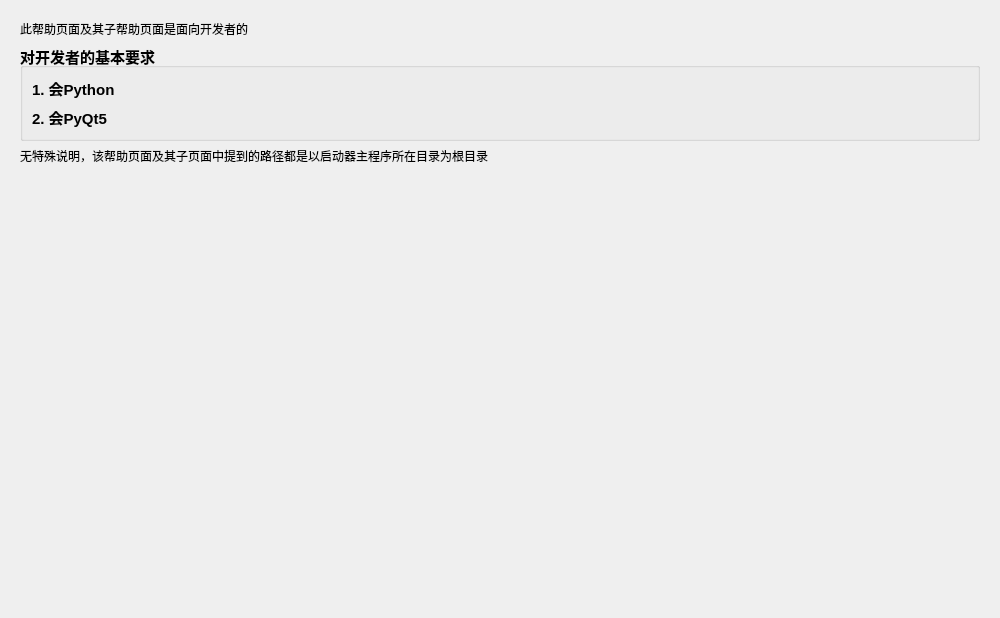
<?xml version="1.0" encoding="UTF-8"?>
<ui version="4.0">
 <class>Developer</class>
 <widget class="QWidget" name="Developer">
  <property name="geometry">
   <rect>
    <x>0</x>
    <y>0</y>
    <width>1000</width>
    <height>618</height>
   </rect>
  </property>
  <property name="windowTitle">
   <string>开发者</string>
  </property>
  <layout class="QGridLayout" name="gridLayout">
   <item row="0" column="0">
    <widget class="ScrollArea" name="ScrollArea">
     <property name="styleSheet">
      <string notr="true">QScrollArea{
	border:none;
}</string>
     </property>
     <property name="widgetResizable">
      <bool>true</bool>
     </property>
     <widget class="QWidget" name="scrollAreaWidgetContents">
      <property name="geometry">
       <rect>
        <x>0</x>
        <y>0</y>
        <width>982</width>
        <height>600</height>
       </rect>
      </property>
      <layout class="QGridLayout" name="gridLayout_2">
       <item row="3" column="0">
        <spacer name="verticalSpacer">
         <property name="orientation">
          <enum>Qt::Vertical</enum>
         </property>
         <property name="sizeType">
          <enum>QSizePolicy::Expanding</enum>
         </property>
         <property name="sizeHint" stdset="0">
          <size>
           <width>0</width>
           <height>0</height>
          </size>
         </property>
        </spacer>
       </item>
       <item row="0" column="0">
        <widget class="BodyLabel" name="BodyLabel">
         <property name="text">
          <string>此帮助页面及其子帮助页面是面向开发者的</string>
         </property>
         <property name="wordWrap">
          <bool>true</bool>
         </property>
        </widget>
       </item>
       <item row="1" column="0">
        <widget class="QGroupBox" name="groupBox">
         <property name="font">
          <font>
           <pointsize>11</pointsize>
           <bold>true</bold>
          </font>
         </property>
         <property name="title">
          <string>对开发者的基本要求</string>
         </property>
         <layout class="QGridLayout" name="gridLayout_3">
          <item row="0" column="0">
           <widget class="BodyLabel" name="BodyLabel_3">
            <property name="text">
             <string>1. 会Python</string>
            </property>
            <property name="wordWrap">
             <bool>true</bool>
            </property>
           </widget>
          </item>
          <item row="1" column="0">
           <widget class="BodyLabel" name="BodyLabel_2">
            <property name="text">
             <string>2. 会PyQt5</string>
            </property>
            <property name="wordWrap">
             <bool>true</bool>
            </property>
           </widget>
          </item>
         </layout>
        </widget>
       </item>
       <item row="2" column="0">
        <widget class="BodyLabel" name="BodyLabel_4">
         <property name="text">
          <string>无特殊说明，该帮助页面及其子页面中提到的路径都是以启动器主程序所在目录为根目录</string>
         </property>
         <property name="wordWrap">
          <bool>true</bool>
         </property>
        </widget>
       </item>
      </layout>
     </widget>
    </widget>
   </item>
  </layout>
 </widget>
 <customwidgets>
  <customwidget>
   <class>ScrollArea</class>
   <extends>QScrollArea</extends>
   <header>qfluentwidgets</header>
   <container>1</container>
  </customwidget>
  <customwidget>
   <class>BodyLabel</class>
   <extends>QLabel</extends>
   <header>qfluentwidgets</header>
  </customwidget>
 </customwidgets>
 <resources/>
 <connections/>
</ui>
